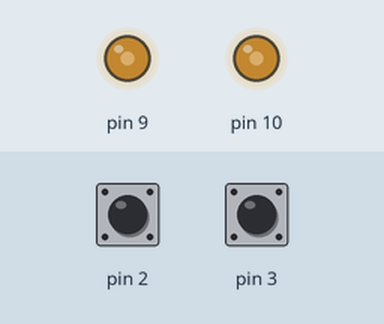
Simulated run of this sketch. Board: Arduino Uno, built with avr-gcc and run on an emulated ATmega328P. Shown: output pins drawn as LEDs (lit = HIGH). The test bench sets the inputs (shaded band); at power-on: pin 2 HIGH, pin 3 HIGH.

Above: at 1.2 s.
1.3 s: pin 2 driven LOW
At 1.65 s:
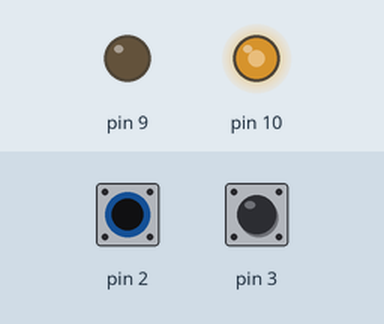
4.3 s: pin 3 driven LOW
At 5.0 s:
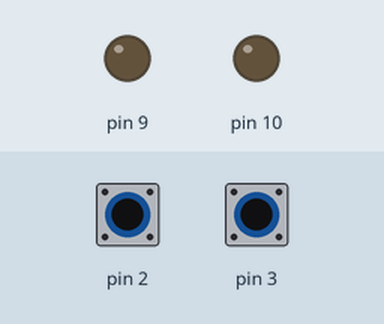
5.8 s: pin 2 pulsed HIGH 5 times (0.12 s each, 0.3 s apart)
At 6.07 s:
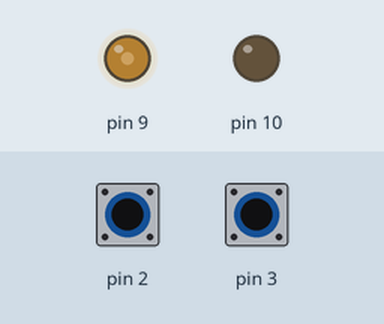
8.9 s: pin 3 pulsed HIGH 5 times (0.12 s each, 0.3 s apart)
Timing chart, 0 to 14.4 s (numbered marks = the images above; inputs shaded):
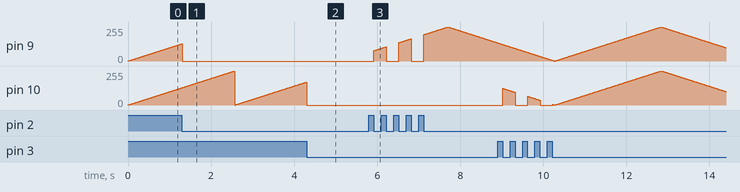

The sketch:

_08_pwm_led_interrupt.ino
```cpp
bool flag_1 = false;
bool flag_2 = false;

void setup() {
  // put your setup code here, to run once:
  pinMode(9,OUTPUT);
  pinMode(10,OUTPUT);
  attachInterrupt(0,stop1,FALLING);
  attachInterrupt(1,stop2,FALLING);
}

void stop1()
{
  delay(200);
  flag_1 = !flag_1;
}

void stop2()
{
  delay(200);
  flag_2 = !flag_2;
}

void loop() {
    for(int i=0; i<256; i++)
    {
      if(!flag_1){
        analogWrite(9, i);
      }else{
        analogWrite(9, 0);
      }
      if(!flag_2){
        analogWrite(10, i);
      }else{
        analogWrite(10, 0);
      }
      delay(10);
    }
    for(int i=255; i>=0; i--)
    {
       if(!flag_1){
        analogWrite(9, i);
        delay(10);
      }else{
        analogWrite(9, 0);
      }
      if(!flag_2){
        analogWrite(10, i);
      }else{
        analogWrite(10, 0);
      }
    }
}
```
